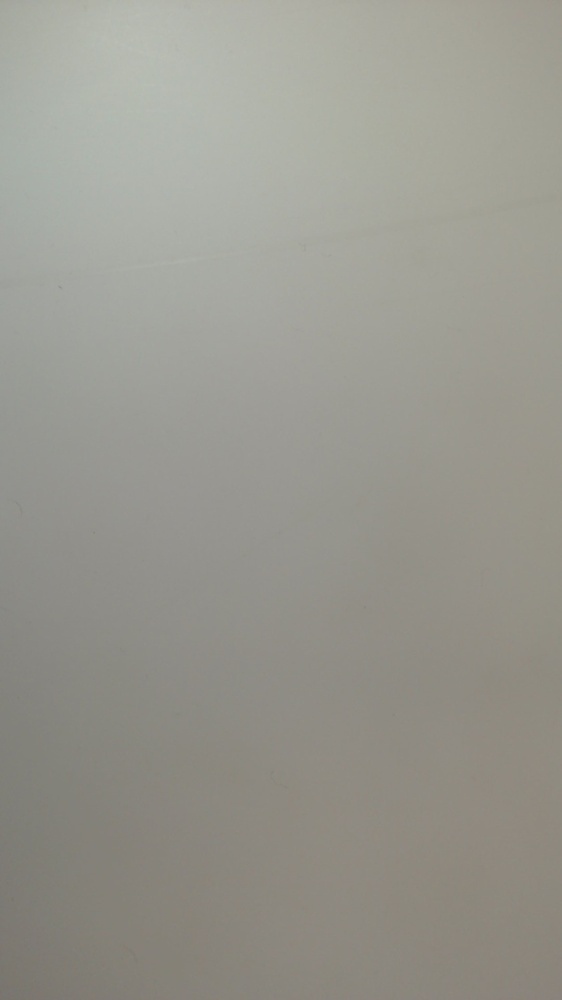
#> input picture 4led/empty_l1.jpg, 562 x 1000 px, shrunk from 1080 x 1920 before the run
$ python 0depth.py   (older library calls are emulated)
#> lines starting #> are read from the running program, lines starting #| are printed output that depends on the picture
#!/usr/bin/env python3

import cv2
import numpy as np
from scipy.stats import threshold
from scipy.signal import convolve2d
import glob

USE_EMPTY = True

DATADIR = 'grab_r2'


def sharpen(img):
    blur = cv2.GaussianBlur(img, (7, 7), 0)
    return cv2.addWeighted(img, 3, blur, -2, 0)


if USE_EMPTY:
    im1e = cv2.imread('empty_l1.jpg')
#> im1e is the input picture: shape (1000, 562, 3); mean B, G, R 143.2, 151.5, 152.6
    im2e = cv2.imread('empty_l2.jpg')
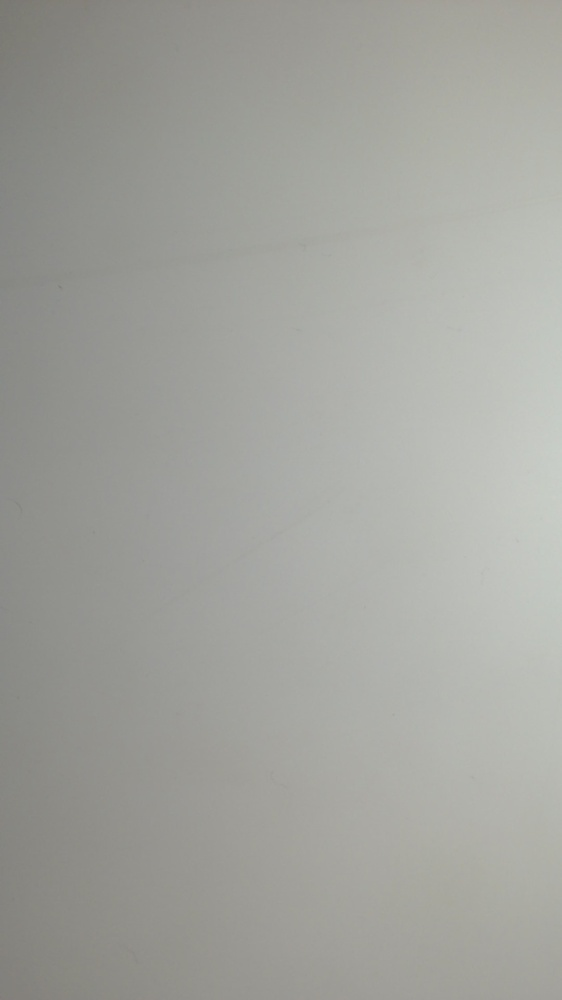
#> input picture 4led/empty_l2.jpg, 562 x 1000 px, shrunk from 1080 x 1920 before the run
#> im2e is the input picture: shape (1000, 562, 3); mean B, G, R 157.4, 162.9, 162.1
    im3e = cv2.imread('empty_l3.jpg')
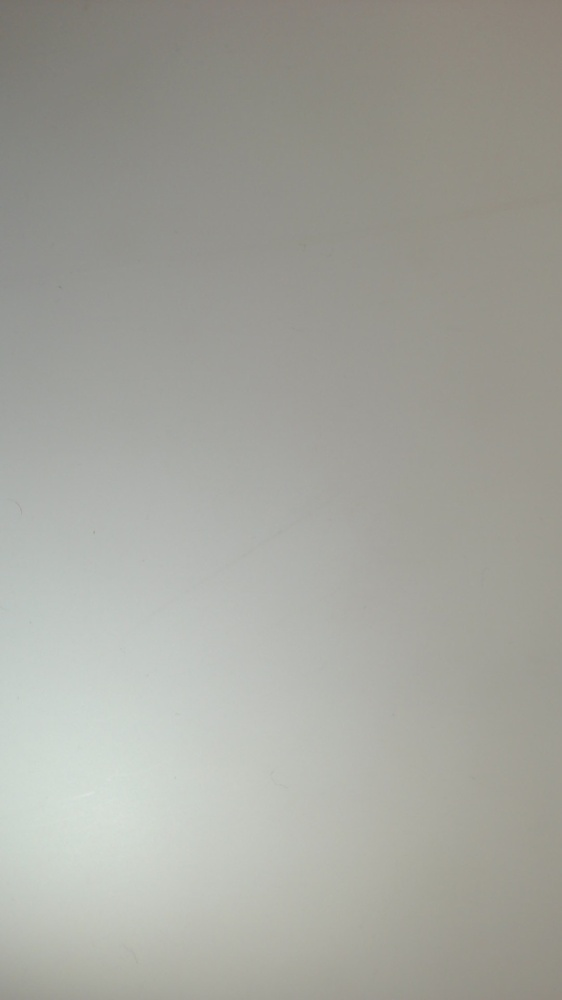
#> input picture 4led/empty_l3.jpg, 562 x 1000 px, shrunk from 1080 x 1920 before the run
#> im3e is the input picture: shape (1000, 562, 3); mean B, G, R 157.5, 164.6, 164.1


files = sorted(glob.glob('%s/*_l0.jpg' % DATADIR))

for filename in files:

    stem = filename[:-7]
    print(stem)

    im1 = cv2.imread('%s_l1.jpg' % stem)
    im2 = cv2.imread('%s_l2.jpg' % stem)
    im3 = cv2.imread('%s_l3.jpg' % stem)

    if USE_EMPTY:
        im1 = 255 - cv2.subtract(im1e, im1)
        im2 = 255 - cv2.subtract(im2e, im2)
        im3 = 255 - cv2.subtract(im3e, im3)

    im1s = cv2.cvtColor(im1, cv2.COLOR_BGR2HSV)[:,:,1].astype(float) / 255
    im2s = cv2.cvtColor(im2, cv2.COLOR_BGR2HSV)[:,:,1].astype(float) / 255
    im3s = cv2.cvtColor(im3, cv2.COLOR_BGR2HSV)[:,:,1].astype(float) / 255

    im1v = cv2.cvtColor(im1, cv2.COLOR_BGR2HSV)[:,:,2].astype(float) / 255
    im2v = cv2.cvtColor(im2, cv2.COLOR_BGR2HSV)[:,:,2].astype(float) / 255
    im3v = cv2.cvtColor(im3, cv2.COLOR_BGR2HSV)[:,:,2].astype(float) / 255

    im1g = im1v * (1 - im1s)
    im2g = im2v * (1 - im2s)
    im3g = im3v * (1 - im3s)

    # cv2.imshow('im1g', im1g)
    # cv2.imshow('im2g', im2g)
    # cv2.imshow('im3g', im3g)

    im_min = np.minimum(np.minimum(im1g, im2g), im3g)
    im_avg = (im1g + im2g + im3g) / 3.0
    im_max = np.maximum(np.maximum(im1g, im2g), im3g)

    # [7 lines of commented-out code are left out]

    thresh1 = cv2.adaptiveThreshold((im1g * 255).astype(np.uint8), 255, cv2.ADAPTIVE_THRESH_MEAN_C, cv2.THRESH_BINARY, 17, 9) / 255
    thresh2 = cv2.adaptiveThreshold((im2g * 255).astype(np.uint8), 255, cv2.ADAPTIVE_THRESH_MEAN_C, cv2.THRESH_BINARY, 17, 9) / 255
    thresh3 = cv2.adaptiveThreshold((im3g * 255).astype(np.uint8), 255, cv2.ADAPTIVE_THRESH_MEAN_C, cv2.THRESH_BINARY, 17, 9) / 255

    kernel = cv2.getStructuringElement(cv2.MORPH_ELLIPSE, (3, 3))
    thresh1 = cv2.erode(thresh1, kernel, iterations=3)
    thresh2 = cv2.erode(thresh2, kernel, iterations=3)
    thresh3 = cv2.erode(thresh3, kernel, iterations=3)

    # [11 lines of commented-out code are left out]

    sat = im1s + im2s + im3s
    thresh = thresh1 * thresh2 * thresh3
    thresh[im_min > 0.75] = 1
    thresh[im_max < 0.65] = 0
    thresh[sat > 0.4] = 0
    # cv2.imshow('thresh', thresh)

    final = thresh
    final = cv2.dilate(final, kernel, iterations=2)
    final = cv2.medianBlur((final * 255).astype(np.uint8), 3) / 255
    cv2.imshow('final', final)

    imc = im1.copy()
    _, contours, _ = cv2.findContours((255 - final * 255).astype(np.uint8), cv2.RETR_EXTERNAL, cv2.CHAIN_APPROX_NONE)
    cnt = 0
    for i in range(len(contours)):
        ec, es, ea = cv2.minAreaRect(contours[i])
        if es[0] < 40 or es[1] < 40:
            continue
        cv2.drawContours(imc, contours, i, (255, 0, 0), -1)
        fit_center = (int(ec[0]), int(ec[1]))
        fit_dim = (int(es[0]) // 2, int(es[1]) // 2)
        fit_angle = int(ea)
        cv2.ellipse(imc, fit_center, fit_dim, fit_angle, 0, 360, (0, 0, 255), 2)
        cnt += 1
    print('contours', cnt)
    cv2.imshow('imc', imc)

    k = cv2.waitKey(0)

    if k == 27:
        break
